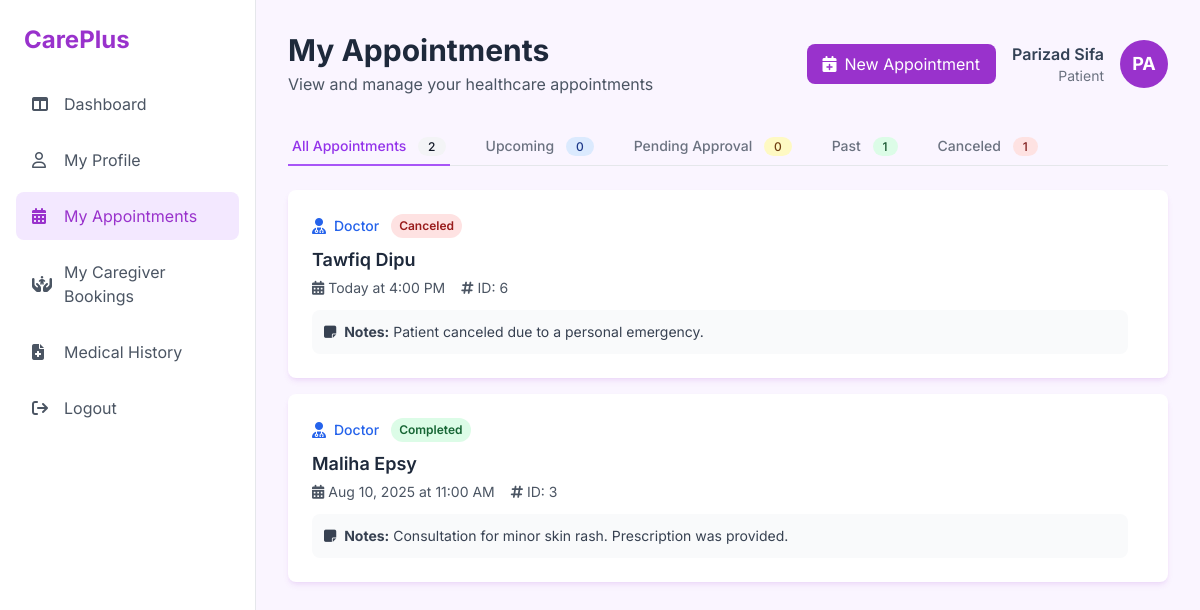
The page /patientAppointments.php (signed in) on the database as committed earlier.
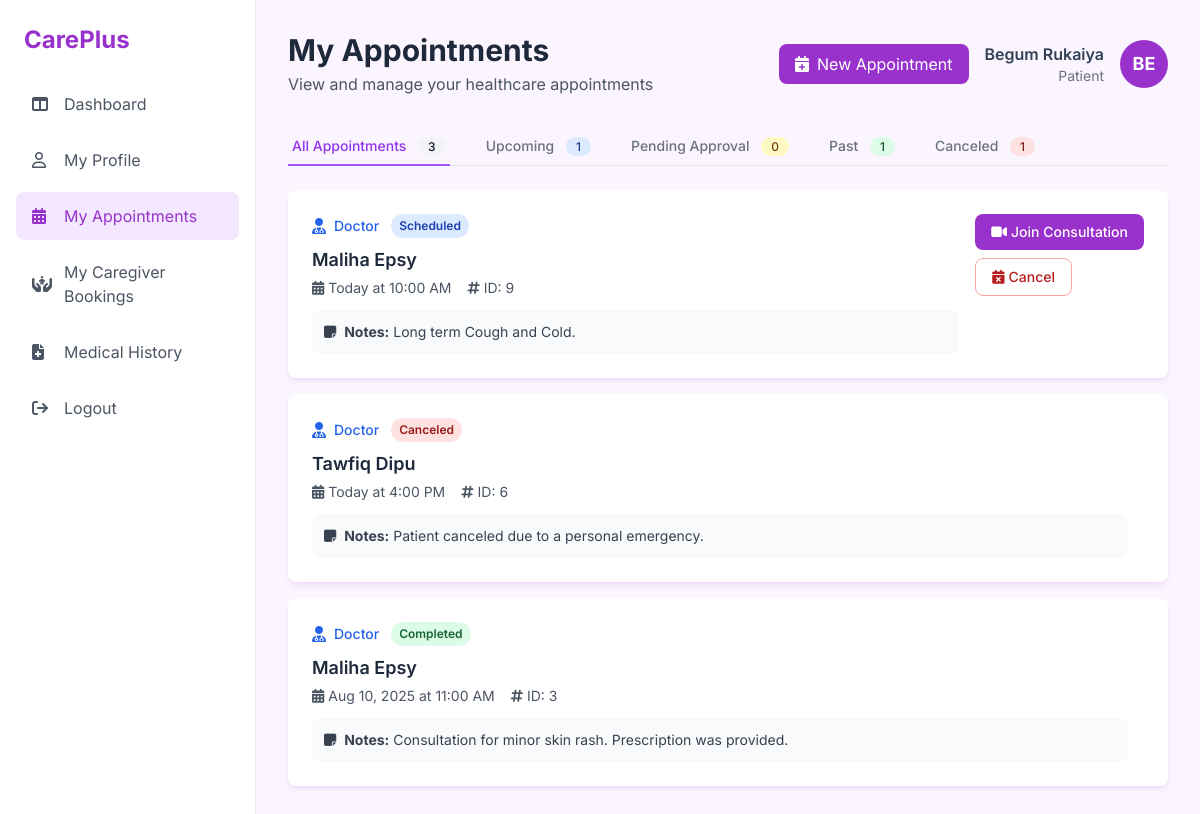
The same page on the database as committed later.
### tables this page shows
CREATE TABLE `appointment` (
  `appointmentID` int(11) NOT NULL,
  `patientID` int(11) DEFAULT NULL,
  `providerID` int(11) DEFAULT NULL,
  `appointmentDate` datetime DEFAULT NULL,
  `status` varchar(20) DEFAULT NULL,
  `consultation_link` varchar(255) DEFAULT NULL,
  `scheduleID` int(11) DEFAULT NULL,
  `notes` text DEFAULT NULL
);

CREATE TABLE `users` (
  `userID` int(11) NOT NULL,
  `email` varchar(100) NOT NULL,
  `password` varchar(255) NOT NULL,
  `Name` varchar(100) NOT NULL,
  `contactNo` varchar(20) DEFAULT NULL,
  `role` enum('Patient','Doctor','Nutritionist','CareGiver','Admin') NOT NULL,
  `profilePhoto` varchar(255) DEFAULT NULL
);

### patientAppointments.php (the view, shortened to what the changed rows need)
<?php
$conn = require_once 'config.php';
$userName = $_SESSION['Name'];
$userID = $_SESSION['userID'];
$userAvatar = strtoupper(substr($userName, 0, 2));
$filter = isset($_GET['filter']) ? $_GET['filter'] : 'all';
$baseQuery = "SELECT a.appointmentID, a.appointmentDate, a.status, a.consultation_link, a.notes,
              u.Name as providerName, u.role as providerRole
              FROM Appointment a
              LEFT JOIN Users u ON a.providerID = u.userID
              WHERE a.patientID = ?";
switch ($filter) {
    default:
        $query = $baseQuery . " ORDER BY a.appointmentDate DESC";
}
$stmt = $conn->prepare($query);
$stmt->bind_param("i", $userID);
$stmt->execute();
$appointments = $stmt->get_result()->fetch_all(MYSQLI_ASSOC);
$countsQuery = "SELECT
    COUNT(*) as total,
    SUM(CASE WHEN appointmentDate >= NOW() AND status IN ('Scheduled', 'Requested') AND status != 'Canceled' THEN 1 ELSE 0 END) as upcoming,
    SUM(CASE WHEN status = 'Requested' THEN 1 ELSE 0 END) as requested,
    SUM(CASE WHEN appointmentDate < NOW() AND status IN ('Completed', 'Denied') THEN 1 ELSE 0 END) as past,
    SUM(CASE WHEN status = 'Canceled' THEN 1 ELSE 0 END) as canceled
    FROM Appointment WHERE patientID = ?";
$countsStmt = $conn->prepare($countsQuery);
$countsStmt->bind_param("i", $userID);
$countsStmt->execute();
$counts = $countsStmt->get_result()->fetch_assoc();
function getStatusBadge($status) {
    switch (strtolower($status)) {
        case 'scheduled':
            return '<span class="px-2 py-1 text-xs font-semibold bg-blue-100 text-blue-800 rounded-full">Scheduled</span>';
        case 'completed':
            return '<span class="px-2 py-1 text-xs font-semibold bg-green-100 text-green-800 rounded-full">Completed</span>';
        case 'canceled':
            return '<span class="px-2 py-1 text-xs font-semibold bg-red-100 text-red-800 rounded-full">Canceled</span>';
    }
}
function formatAppointmentDate($datetime) {
    $date = new DateTime($datetime);
    $now = new DateTime();
    $diff = $now->diff($date);
    if ($date > $now) {
        if ($diff->days == 0) {
            return 'Today at ' . $date->format('g:i A');
        } elseif ($diff->days == 1) {
            return 'Tomorrow at ' . $date->format('g:i A');
        } else {
            return $date->format('M j, Y \a\t g:i A');
        }
    } else {
        if ($diff->days == 0) {
            return 'Today at ' . $date->format('g:i A');
        } elseif ($diff->days == 1) {
            return 'Yesterday at ' . $date->format('g:i A');
        } else {
            return $date->format('M j, Y \a\t g:i A');
        }
    }
}
?>
<!DOCTYPE html>
<html lang="en">
<head>
    <script src="https://cdn.tailwindcss.com"></script>
    <link rel="stylesheet" href="https://cdnjs.cloudflare.com/ajax/libs/font-awesome/6.5.2/css/all.min.css" />
</head>
<body class="bg-purple-50">
    <div class="flex min-h-screen">
        <main class="flex-1 p-8">
            <header class="flex justify-between items-center mb-8">
                <div>
                    <h1 class="text-3xl font-bold text-slate-800">My Appointments</h1>
                </div>
                <div class="flex items-center space-x-4">
                    <button onclick="openRequestModal()" class="bg-dark-orchid text-white px-4 py-2 rounded-lg hover:bg-purple-700 transition">
                        <i class="fa-solid fa-calendar-plus mr-2"></i>New Appointment
                    </button>
                    <div class="text-right">
                        <p class="font-semibold text-slate-700"><?php echo htmlspecialchars($userName); ?></p>
                        <p class="text-sm text-gray-500">Patient</p>
                    </div>
                    <div class="w-12 h-12 rounded-full bg-dark-orchid text-white flex items-center justify-center font-bold text-lg">
                        <?php echo htmlspecialchars($userAvatar); ?>
                    </div>
                </div>
            </header>
            <div class="mb-6">
                <div class="border-b border-gray-200">
                    <nav class="-mb-px flex space-x-8">
                        <a href="?filter=all" class="<?php echo $filter == 'all' ? 'border-purple-500 text-purple-600' : 'border-transparent text-gray-500 hover:text-gray-700 hover:border-gray-300'; ?> whitespace-nowrap py-2 px-1 border-b-2 font-medium text-sm">
                            All Appointments
                            <span class="ml-2 bg-gray-100 text-gray-900 py-0.5 px-2.5 rounded-full text-xs"><?php echo $counts['total']; ?></span>
                        </a>
                        <a href="?filter=upcoming" class="<?php echo $filter == 'upcoming' ? 'border-purple-500 text-purple-600' : 'border-transparent text-gray-500 hover:text-gray-700 hover:border-gray-300'; ?> whitespace-nowrap py-2 px-1 border-b-2 font-medium text-sm">
                            Upcoming
                            <span class="ml-2 bg-blue-100 text-blue-900 py-0.5 px-2.5 rounded-full text-xs"><?php echo $counts['upcoming']; ?></span>
                        </a>
                    </nav>
                </div>
            </div>
            <?php if (empty($appointments)): ?>
            <div class="text-center py-12 bg-white rounded-lg shadow-orchid-custom">
                <i class="fa-solid fa-calendar-xmark fa-4x text-gray-400 mb-4"></i>
                <h3 class="text-lg font-semibold text-gray-600 mb-2">No appointments found</h3>
                <p class="text-gray-500">
                    <?php
                    switch ($filter) {
                        case 'upcoming': echo "You don't have any upcoming appointments."; break;
                        case 'past': echo "You don't have any past appointments."; break;
                        case 'canceled': echo "You don't have any canceled appointments."; break;
                        default: echo "You haven't scheduled any appointments yet.";
                    }
                    ?>
                </p>
            </div>
            <?php else: ?>
            <div class="space-y-4">
                <?php foreach ($appointments as $appointment): ?>
                <div class="appointment-card bg-white p-6 rounded-lg shadow-orchid-custom">
                    <div class="flex items-start justify-between">
                        <div class="flex-1">
                            <div class="flex items-center space-x-3 mb-2">
                                <div class="flex items-center space-x-2">
                                    <?php if ($appointment['providerRole'] == 'Doctor'): ?>
                                        <i class="fa-solid fa-user-doctor text-blue-600"></i>
                                        <span class="text-sm text-blue-600 font-medium">Doctor</span>
                                    <?php elseif ($appointment['providerRole'] == 'Nutritionist'): ?>
                                        <i class="fa-solid fa-utensils text-green-600"></i>
                                        <span class="text-sm text-green-600 font-medium">Nutritionist</span>
                                    <?php else: ?>
                                        <i class="fa-solid fa-user-nurse text-purple-600"></i>
                                        <span class="text-sm text-purple-600 font-medium">Healthcare Provider</span>
                                    <?php endif; ?>
                                </div>
                                <?php echo getStatusBadge($appointment['status']); ?>
                            </div>
                            <h3 class="text-lg font-semibold text-slate-800 mb-1">
                                <?php echo htmlspecialchars($appointment['providerName'] ?? 'Provider Not Assigned'); ?>
                            </h3>
                            <div class="flex items-center space-x-4 text-gray-600 mb-3">
                                <div class="flex items-center space-x-1">
                                    <i class="fa-solid fa-calendar-days text-sm"></i>
                                    <span class="text-sm"><?php echo formatAppointmentDate($appointment['appointmentDate']); ?></span>
                                </div>
                                <div class="flex items-center space-x-1">
                                    <i class="fa-solid fa-hashtag text-sm"></i>
                                    <span class="text-sm">ID: <?php echo $appointment['appointmentID']; ?></span>
                                </div>
                            </div>
                            <?php if (!empty($appointment['notes'])): ?>
                            <div class="bg-gray-50 p-3 rounded-lg">
                                <p class="text-sm text-gray-700">
                                    <i class="fa-solid fa-sticky-note mr-1"></i>
                                    <strong>Notes:</strong> <?php echo htmlspecialchars($appointment['notes']); ?>
                                </p>
                            </div>
                            <?php endif; ?>
                        </div>
                        <div class="flex flex-col space-y-2 ml-4">
                            <?php if (!empty($appointment['consultation_link']) && $appointment['status'] != 'Canceled'): ?>
                            <a href="<?php echo htmlspecialchars($appointment['consultation_link']); ?>"
                               target="_blank"
                               class="px-4 py-2 bg-dark-orchid text-white rounded-lg text-sm font-medium hover:bg-purple-700 transition text-center">
                                <i class="fa-solid fa-video mr-1"></i>Join Consultation
                            </a>
                            <?php endif; ?>
                            <?php if (strtotime($appointment['appointmentDate']) > time() && $appointment['status'] != 'Canceled'): ?>
                            <form method="POST" class="cancel-form" onsubmit="return confirmCancel('<?php echo $appointment['appointmentID']; ?>', '<?php echo htmlspecialchars($appointment['providerName'], ENT_QUOTES); ?>', '<?php echo formatAppointmentDate($appointment['appointmentDate']); ?>');">
                                <button type="submit" class="cancel-btn px-4 py-2 border border-red-300 text-red-700 rounded-lg text-sm font-medium hover:bg-red-50 transition">
                                    <i class="fa-solid fa-calendar-xmark mr-1"></i>Cancel
                                </button>
                            </form>
                            <?php endif; ?>
                        </div>
                    </div>
                </div>
                <?php endforeach; ?>
            </div>
            <?php endif; ?>
        </main>
    </div>
</body>
</html>

Rows that differ between the two databases and show on the page:
added appointment: status "Scheduled", providerID.Name "Maliha Epsy", appointmentDate "Today at 10:00 AM", appointmentID "9", notes "Long term Cough and Cold."
Other text that changed with them:
$userName: "Parizad Sifa" → "Begum Rukaiya"
$userAvatar: "PA" → "BE"
$counts['total']: "2" → "3"
$counts['upcoming']: "0" → "1"
